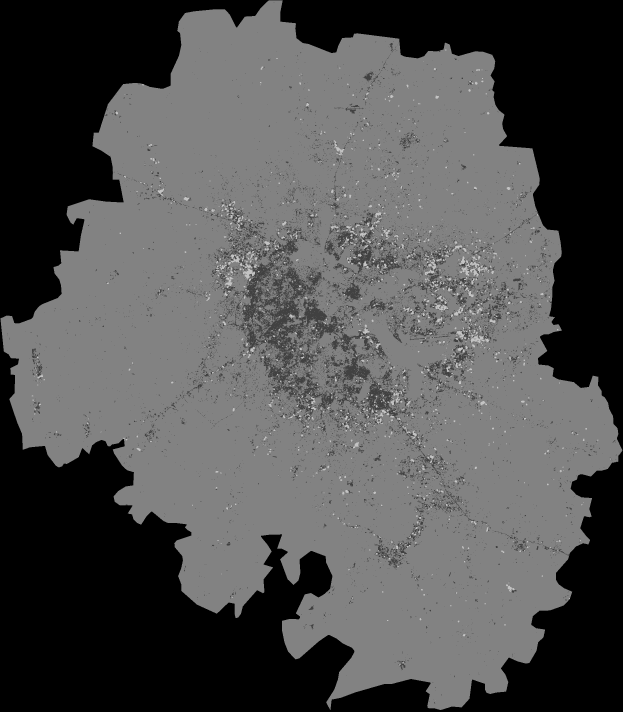
#> input picture COMPASS_FINAL_VERSION/CBU_CNBU_Changing_Maps/Bangalore_CBU_CNBU_Changing.png, 1869 x 2134 px (shown at 1/3 size); its folder holds only this picture in this run
$ python Visualize_indicators.py
#> lines starting #> are read from the running program, lines starting #| are printed output that depends on the picture
import numpy as np
import pandas as pd
from IPython.display import display
import matplotlib.pyplot as plt
import sys, os
from PIL import Image
from math import ceil, floor

'''
Getting the latitude and longitude bounding box of the district
'''
def Get_district_bounding_box( district_coordinates_filepath, district ):
#> called with district_coordinates_filepath = 'district_coordinates.csv', district = 'Bangalore'
    bounding_box_dataframe = pd.read_csv(district_coordinates_filepath)
#> (reads COMPASS_FINAL_VERSION/district_coordinates.csv from the repository)
#> further down, sample_image is the input picture: shape (2134, 1869); min 0, max 195, mean 79.2
    district_index = np.where( bounding_box_dataframe["District_Name"].values == district )
    min_lat = float( (bounding_box_dataframe["MinLat"].values)[district_index] )
    max_lat = float( (bounding_box_dataframe["MaxLat"].values)[district_index] )
    min_lon = float( (bounding_box_dataframe["MinLong"].values)[district_index] )
    max_lon = float( (bounding_box_dataframe["MaxLong"].values)[district_index] )
    return min_lat, max_lat, min_lon, max_lon


'''
This function pads the image on all 4 sides to accommodate the difference in actual and rounded value
The padded pixels have the value of background pixels i.e 0
Inputs:
1) BU_NBU_map: The BU and NBU mapping of a district for a particular year
2) min_lat, max_lat, min_lon, max_lon: Original tight bounding box
3) rounded_min_lat, rounded_max_lat, rounded_min_lon, rounded_max_lon: Rounded off bounding box
'''
def Pad_image(BU_NBU_map, min_lat, max_lat, min_lon, max_lon, rounded_min_lat, rounded_max_lat, rounded_min_lon, rounded_max_lon):
    # since (max_coordinate - min_coordinate) = #row/column pixels, thus using unitary method
#> called with min_lat = 12.65, max_lat = 13.22, min_lon = 77.32, max_lon = 77.83, rounded_min_lat = 12.64, rounded_max_lat = 13.23, rounded_min_lon = 77.32, rounded_max_lon = 77.83
    top_rows = ceil( BU_NBU_map.shape[0] * ( (rounded_max_lat - max_lat) / (max_lat - min_lat) ) )
#> top_rows = 25
    bottom_rows = ceil( BU_NBU_map.shape[0] * ( (min_lat - rounded_min_lat) / (max_lat - min_lat) ) )
#> bottom_rows = 31
    left_columns = ceil( BU_NBU_map.shape[1] * ( (min_lon - rounded_min_lon) / (max_lon - min_lon) ) )
#> left_columns = 9
    right_columns = ceil( BU_NBU_map.shape[1] * ( (rounded_max_lon - max_lon) / (max_lon - min_lon) ) )
#> right_columns = 17

    for row in range(top_rows):
        BU_NBU_map = np.insert(BU_NBU_map, 0, np.zeros( (BU_NBU_map.shape[1],), dtype=int), axis=0)
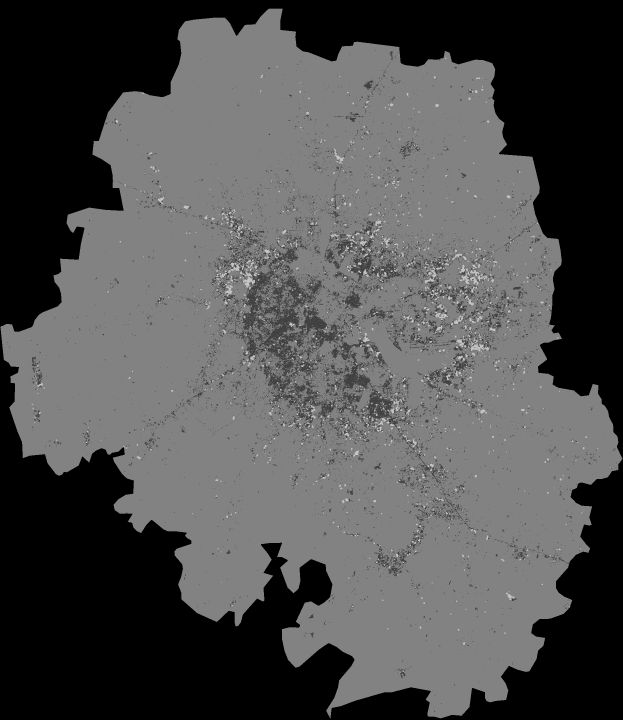
#> BU_NBU_map: shape (2159, 1869) (shown at 1/3 size); min 0, max 195, mean 78.2
    for row in range(bottom_rows):
        BU_NBU_map = np.insert(BU_NBU_map, len(BU_NBU_map), np.zeros( (BU_NBU_map.shape[1],), dtype=int), axis=0)
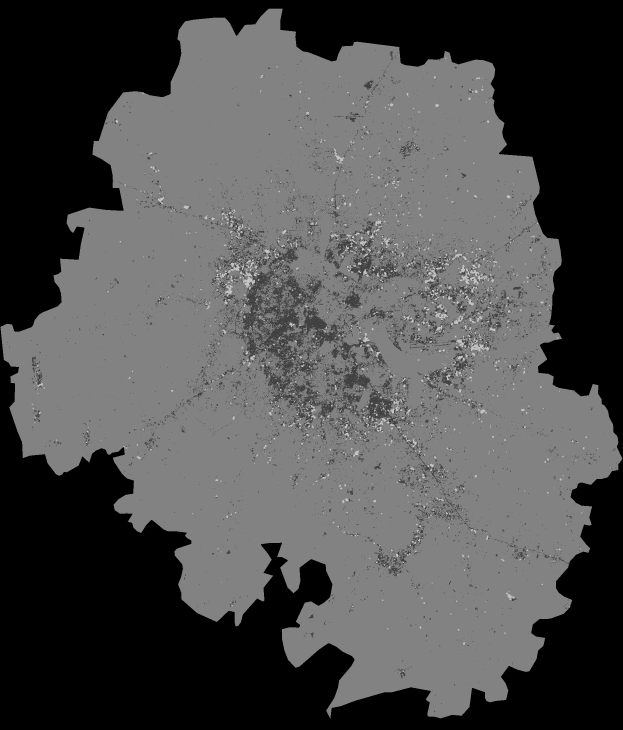
#> BU_NBU_map: shape (2190, 1869) (shown at 1/3 size); min 0, max 195, mean 77.1
    for column in range(left_columns):
        BU_NBU_map = np.c_[ np.zeros( (BU_NBU_map.shape[0],), dtype=int ), BU_NBU_map ]
#> this loop made 9 passes
#> pass 1, in Pad_image, `BU_NBU_map = np.c_[ np.zeros( (BU_NBU_map.shape[0],), dtype=int ), BU_..`:
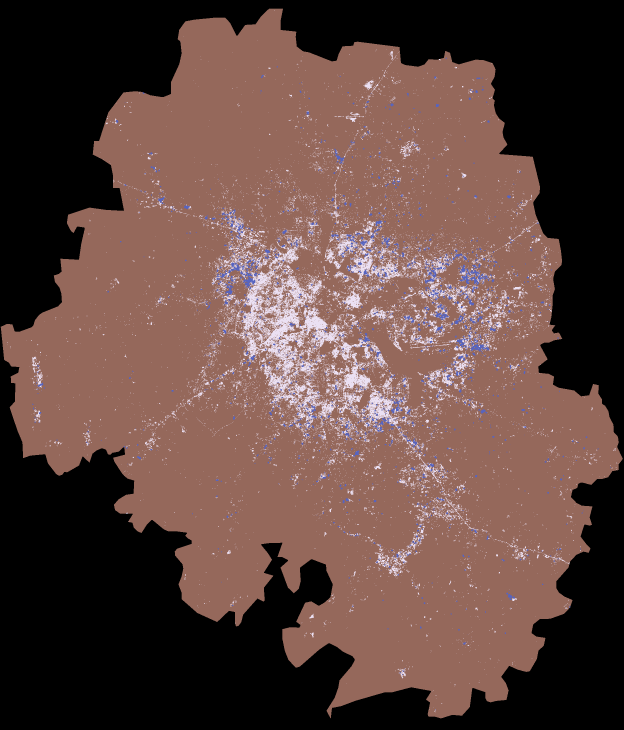
#> BU_NBU_map: shape (2190, 1870) int64 (shown at 1/3 size); 4 distinct labels, from 0 to 195; one colour per label, 0 black
#> after the loop:
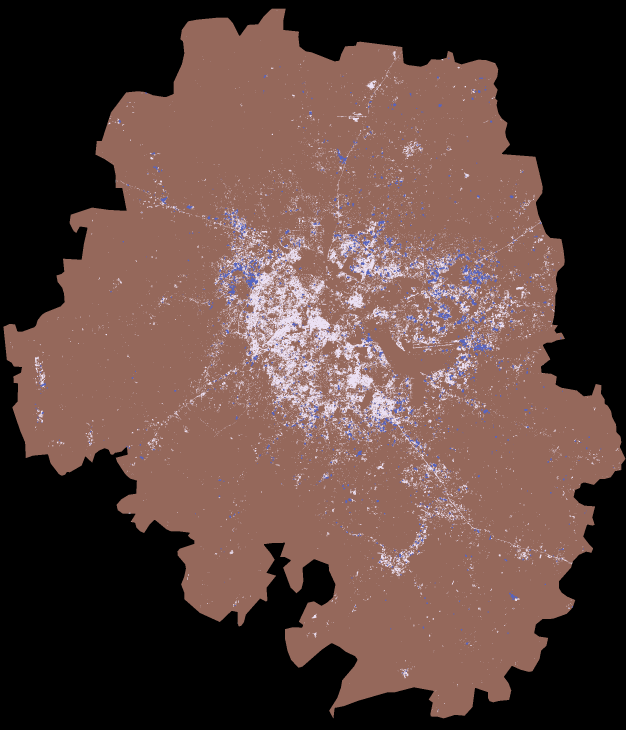
#> BU_NBU_map: shape (2190, 1878) int64 (shown at 1/3 size); 4 distinct labels, from 0 to 195; one colour per label, 0 black
    for column in range(right_columns):
        BU_NBU_map = np.c_[ BU_NBU_map, np.zeros( (BU_NBU_map.shape[0],), dtype=int ) ]
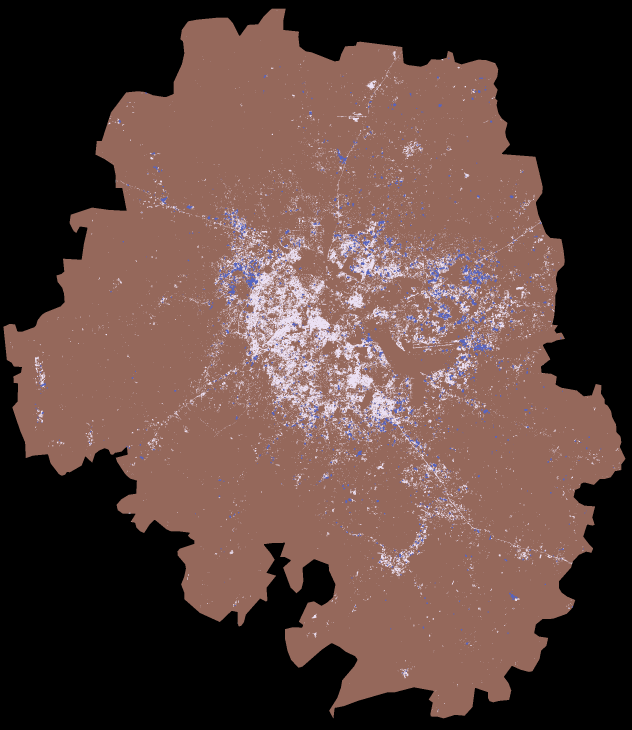
#> BU_NBU_map: shape (2190, 1895) int64 (shown at 1/3 size); 4 distinct labels, from 0 to 195; one colour per label, 0 black

    return BU_NBU_map


'''
This function plots the district image with C1-C5 grid visualization
'''
# [52 lines left out: function Plot_grid_classes, not called in this run]


'''
This function plots the district image with grid types- Urban, Periurban, and Rural
'''
# [43 lines left out: function Plot_grid_types, not called in this run]


'''
Driver code begins here for the year 2019
'''
districts = ['Bangalore','Chennai','Delhi','Gurgaon','Hyderabad','Kolkata','Mumbai']
years = ['2016', '2019']

for district in districts:
    print(district)
    min_lat, max_lat, min_lon, max_lon = Get_district_bounding_box( 'district_coordinates.csv', district )

    # Since the grid size (0.01) is of precision 2, round off the image bounding box to fit all the grids
    rounded_min_lat = floor(100.0 * min_lat) / 100.0
    rounded_max_lat = ceil(100.0 * max_lat) / 100.0
    rounded_min_lon = floor(100.0 * min_lon) / 100.0
    rounded_max_lon = ceil(100.0 * max_lon) / 100.0

    # take a sample image of district to find background and non-background pixels. Pad image to fit the grid size
    sample_image = np.array( Image.open('CBU_CNBU_Changing_Maps/'+district+'_CBU_CNBU_Changing.png') )
    padded_image = Pad_image(sample_image, min_lat, max_lat, min_lon, max_lon, rounded_min_lat, rounded_max_lat, rounded_min_lon, rounded_max_lon)

    for year in years:
        indicators_filename =  'Grid_wise_all_indicators/'+district+'/'+district+'_'+year+'_all_indicators.csv'
#> (the run stopped early here; a loop or call above may not have finished)
